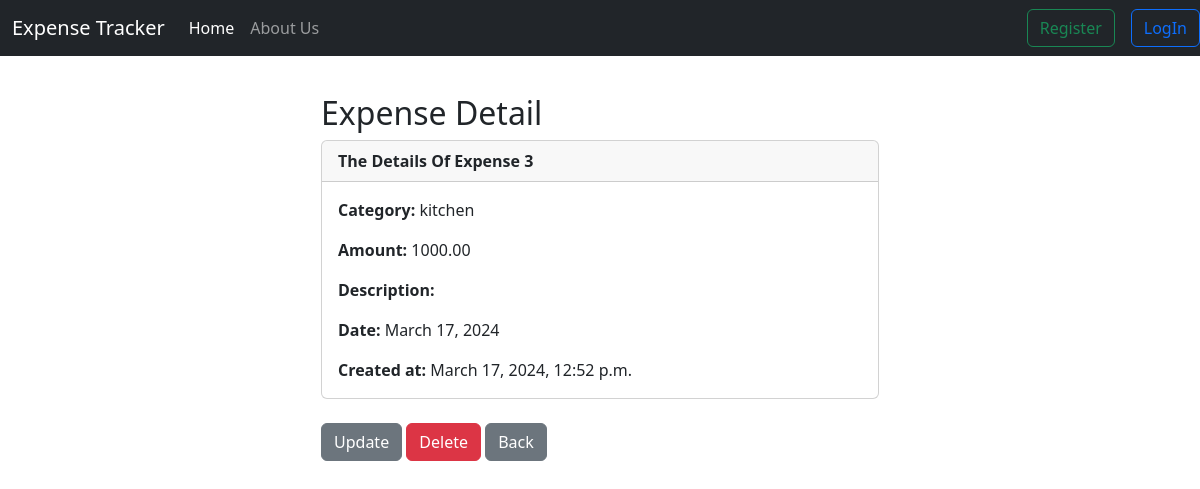
Screenshot of /expenseDetail/3 with the database file from the repository.
### website/models.py (models this page shows, shortened)
class Expense(models.Model):
    id = models.AutoField(primary_key=True)
    created_at = models.DateTimeField(auto_now_add=True)
    user = models.ForeignKey(User, on_delete=models.CASCADE)
    amount = models.DecimalField(max_digits=10, decimal_places=2)
    category = models.CharField(max_length=200)
    date = models.DateField(auto_now_add=True)
    description = models.CharField(max_length=200)

### website/views.py (the view)
def expense_detail(request, pk):
    expenseDetail = Expense.objects.get(id=pk)
    return render(request, 'expenseDetail.html', {'expenseDetail': expenseDetail})

### website/templates/expenseDetail.html (shortened to what this page needs)
{% extends 'base.html' %} {% block content %}
<!DOCTYPE html>
<html lang="en">
  <head>
  </head>
  <body>
    <div class="col-md-6 offset-md-3">
      <h2>Expense Detail</h2>
      <div class="card">
        <div class="card-header">
          <strong>The Details Of Expense {{expenseDetail.id}}</strong>
        </div>
        <div class="card-body">
          <p class="card-text">
            <strong>Category: </strong>{{expenseDetail.category}}
          </p>
          <p class="card-text">
            <strong>Amount: </strong> {{expenseDetail.amount}}
          </p>
          <p class="card-text">
            <strong>Description: </strong>
          </p>
          <p class="card-text"><strong>Date: </strong>{{expenseDetail.date}}</p>
          <p class="card-text">
            <strong>Created at: </strong>{{expenseDetail.created_at}}
          </p>
        </div>
      </div>
      <br />
      <a href="#" class="btn btn-secondary">Update</a>
      <a
        href="{% url 'delete_expense' expenseDetail.id %}"
        class="btn btn-danger"
        >Delete</a
      >
      <a href="{% url 'userProfile' %}" class="btn btn-secondary">Back</a>
    </div>
  </body>
</html>
{%endblock%}

### rows the page displays
Expense: id "3", category "kitchen", amount "1000.00", date "March 17, 2024", created_at "March 17, 2024, 12:52 p.m."
